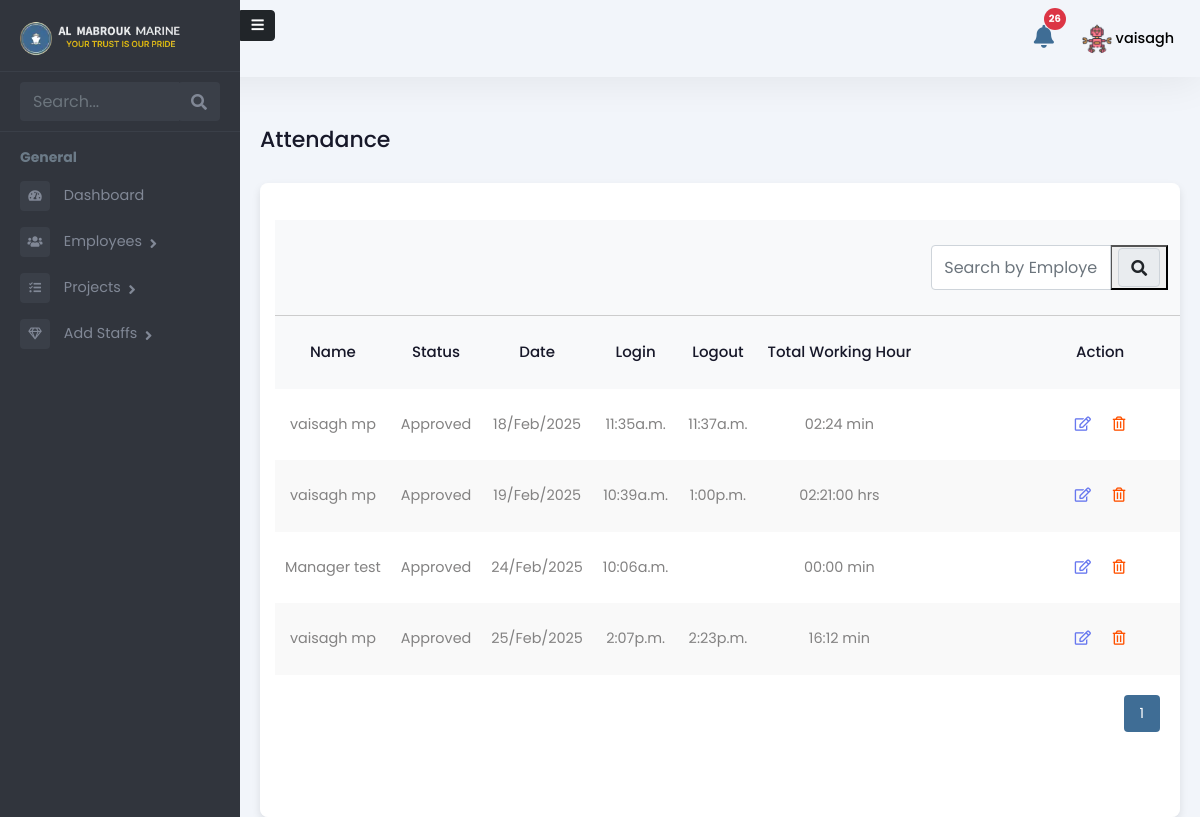
Page /admin-panel/manager/attendance/ (signed in) on the earlier database version.
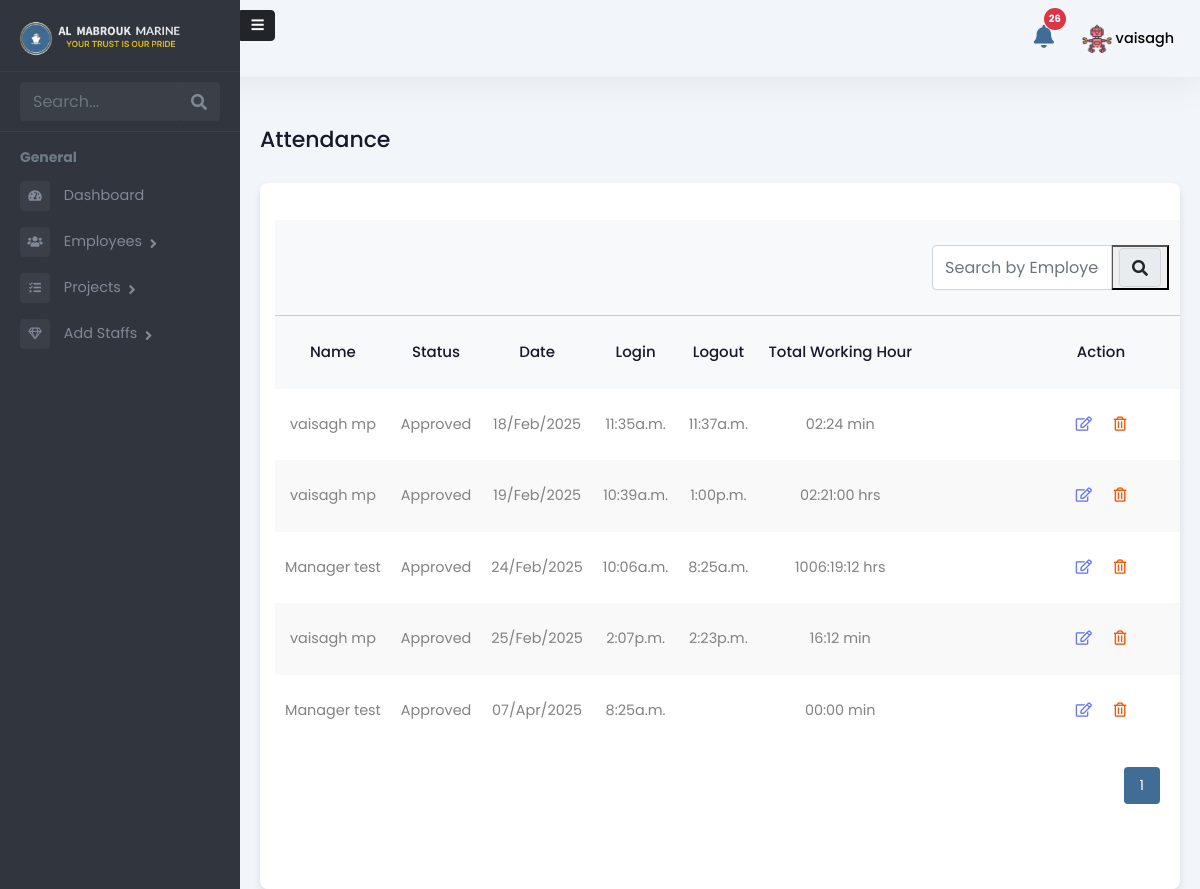
Same page on the later database version.
### Admin/models.py (models this page shows, shortened)
class Attendance(models.Model):
    LOCATION_CHOICES = [
        ('DMC', 'DMC Warehouse'),
        ('FUJ', 'FUJ'),
        ('KFK', 'KFK'),
        ('ABU', 'Abu Dhabi'),
        ('BDO', 'Bur Dubai Office'),
        ('SHJ_KP', 'Sharjah Khalid Port'),
        ('SHJ_HP', 'Sharjah Hamriya Port'),
        ('AJM_PRT', 'Ajman Port'),
        ('ABU_KP', 'Abu Dhabi Khalifa Port'),
        ('ABU_MP', 'Abu Dhabi Mussafah Port'),
        ('RAK_JZP', 'RAK Al Jazeera Port'),
        ('RAK_MCP', 'RAK Maritime City'),
        ('RAK_SRP', 'RAK Steven Rock Port'),
        ('DXB_DMC', 'Dubai Maritime City Port'),
        ('DXB_PR', 'Port Rashid'),
        ('DXB_HP', 'Dubai Hamriya Port'),
        ('DXB_MHJ', 'Dubai Marina Harbor Jumeirah'),
        ('DXB_AJD', 'Al Jadaf Port Dubai'),
        ('OVERSEAS', 'Overseas'),
    ]
    STATUS_CHOICES = [
        ('PENDING', 'Pending'),
        ('APPROVED', 'Approved'),
        ('REJECTED', 'Rejected'),
    ]
    ATTENDANCE_STATUS = [
        ('PRESENT', 'Present'),
        ('WORK FROM HOME', 'Work from Home'),
    ]
    employee = models.ForeignKey(
        Employee, related_name='attendance_set', on_delete=models.CASCADE
    )
    project = models.ForeignKey(
        'Project', on_delete=models.SET_NULL, null=True, blank=True, related_name='attendance_set'
    )  # New field added
    login_time = models.DateTimeField(null=True, blank=True)
    log_out_time = models.DateTimeField(null=True, blank=True)
    total_hours_of_work = models.DecimalField(max_digits=10, decimal_places=2, null=True, blank=True)
    location = models.CharField(max_length=20, choices=LOCATION_CHOICES, null=True, blank=True)
    attendance_status = models.CharField(max_length=20, choices=ATTENDANCE_STATUS, null=True, blank=True)
    status = models.CharField(max_length=10, choices=STATUS_CHOICES, default='PENDING')
    rejection_reason = models.TextField(null=True, blank=True)
    rejected_by = models.ForeignKey(User, on_delete=models.SET_NULL, null=True, blank=True, related_name='rejected_attendance')
    travel_in_time = models.DateTimeField(null=True, blank=True)
    travel_out_time = models.DateTimeField(null=True, blank=True)
    total_travel_time = models.DecimalField(max_digits=10, decimal_places=2, null=True, blank=True)

class Employee(models.Model):
    user = models.OneToOneField(User, on_delete=models.CASCADE, related_name='employee_profile')
    is_employee = models.BooleanField(default=False)
    is_manager = models.BooleanField(default=False)
    is_administration = models.BooleanField(default=False)
    is_hr = models.BooleanField(default=False)
    rank = models.CharField(max_length=255, blank=True, null=True)
    salary = models.DecimalField(max_digits=10, decimal_places=2, blank=True, null=True)
    work_days = models.DecimalField(max_digits=10, decimal_places=2, default=0, blank=True)
    holidays = models.IntegerField(null=True, blank=True)
    overseas_days = models.IntegerField(default=0)
    date_of_birth = models.DateField(null=True, blank=True)
    phone_number = models.CharField(max_length=15, blank=True, null=True)
    date_of_join = models.DateField(null=True, blank=True)
    address = models.TextField(blank=True, null=True)
    profile_picture = models.ImageField(upload_to="profile_pictures/", null=True, blank=True)

### Admin/views.py (the view)
# urls.py: path('manager/attendance/', manager_attendance_list_view, name='manager_attendance_list_view'),
@login_required
def manager_attendance_list_view(request):
    search_query = request.GET.get('search', '')
    attendance_records = Attendance.objects.select_related('employee').filter(employee__is_manager=True)
    if search_query:
        attendance_records = attendance_records.filter(
            employee__user__username__icontains=search_query
        ).order_by('-login_time')
    paginator = Paginator(attendance_records, 10)
    page_number = request.GET.get('page')
    page_obj = paginator.get_page(page_number)
    context = {
        'attendance_records': page_obj,
        'search_query': search_query,
    }
    return render(request, 'Admin/manager_attendance_list.html', context)

### Admin/templatetags/custom_filters.py (called while the page is built)
@register.filter
def format_work_duration(decimal_hours):
    if decimal_hours is None:
        return "00:00"  # or "00:00 min" if you prefer
    try:
        total_seconds = int(float(decimal_hours) * 3600)
        if total_seconds < 3600:
            minutes = total_seconds // 60
            seconds = total_seconds % 60
            return f"{minutes:02d}:{seconds:02d} min"
        else:
            hours = total_seconds // 3600
            minutes = (total_seconds % 3600) // 60
            seconds = total_seconds % 60
            return f"{hours:02d}:{minutes:02d}:{seconds:02d} hrs"
    except (ValueError, TypeError):
        return "00:00"

### templates/Admin/manager_attendance_list.html (shortened to what this page needs)
{% extends 'Admin/adminbase.html' %}
{% load custom_filters %}
{% load static %}
{% block content %}
<div class="emply-list-wraper">
    <div class="pg-title">
        <h1>Attendance</h1>
    </div>
    <div class="widget-box table-wdgt">
        <table id="employeeTable">
            <thead>
                <tr style="border-bottom: 1px solid #ccc">
                    <th></th>
                    <th></th>
                    <th></th>
                    <th></th>
                    <th></th>
                    <th></th>
                    <th>
                        <div class="add-new-emply">
                            <div class="table-searchbar">
                                <div class="sidebar-search">
                                    <form method="get" action="">
                                        <div class="input-group">
                                            <input type="text" name="search" class="form-control search-menu"
                                                value="{{ search_query }}" placeholder="Search by Employee Name" />
                                            <button type="submit">
                                                <div class="input-group-append">
                                                    <span class="input-group-text">
                                                        <i class="fa fa-search" aria-hidden="true"></i>
                                                    </span>
                                                </div>
                                            </button>
                                        </div>
                                    </form>
                                </div>
                            </div>
                        </div>
                    </th>
                </tr>
            </thead>
            <thead>
                <tr>
                    <th>Name</th>
                    <th>Status</th>
                    <th>Date</th>
                    <th>Login</th>
                    <th>Logout</th>
                    <th>Total Working Hour</th>
                    <th>Action</th>
                </tr>
            </thead>
            <tbody>
                {% for record in attendance_records %}
                <tr>
                    <td><a href="{% url 'attendance_detail' record.pk %}">{{ record.employee.user.get_full_name }}</a>
                    </td>
                    <td>{{ record.get_status_display }}</td>
                    <td>{{ record.login_time.date|date:"d/M/Y" }}</td>
                    <td>{{ record.login_time|time:"g:ia" }}</td>
                    <td>{{ record.log_out_time|time:"g:ia" }}</td>
                    <td>{{ record.total_hours_of_work|format_work_duration }}</td>
                    <td class="list-action-col">
                        <a href="{% url 'edit_attendance' record.id %}"><i class="far fa-edit"></i></a>
                        <a href="{% url 'delete_attendance' record.id %}"
                            onclick="return confirm('Are you sure you want to delete this attendance?');">
                            <i class="far fa-trash-alt"></i>
                        </a>
                    </td>
                </tr>
                {% endfor %}
            </tbody>
        </table>
        <div class="pagination" id="pagination">
            {% for num in attendance_records.paginator.page_range %}
                <a href="?page={{ num }}">
                    <button class="{% if num == attendance_records.number %}active{% endif %}">{{ num }}</button>
                </a>
            {% endfor %}
        </div>
    </div>
</div>
{% endblock %}

Differences in the rows shown:
changed Attendance: log_out_time (not shown) → "8:25a.m."; total_hours_of_work "00:00 min" → "1006:19:12 hrs"
added Attendance: employee.user.get_full_name "Manager test", status "Approved", login_time "07/Apr/2025", login_time "8:25a.m.", total_hours_of_work "00:00 min"
